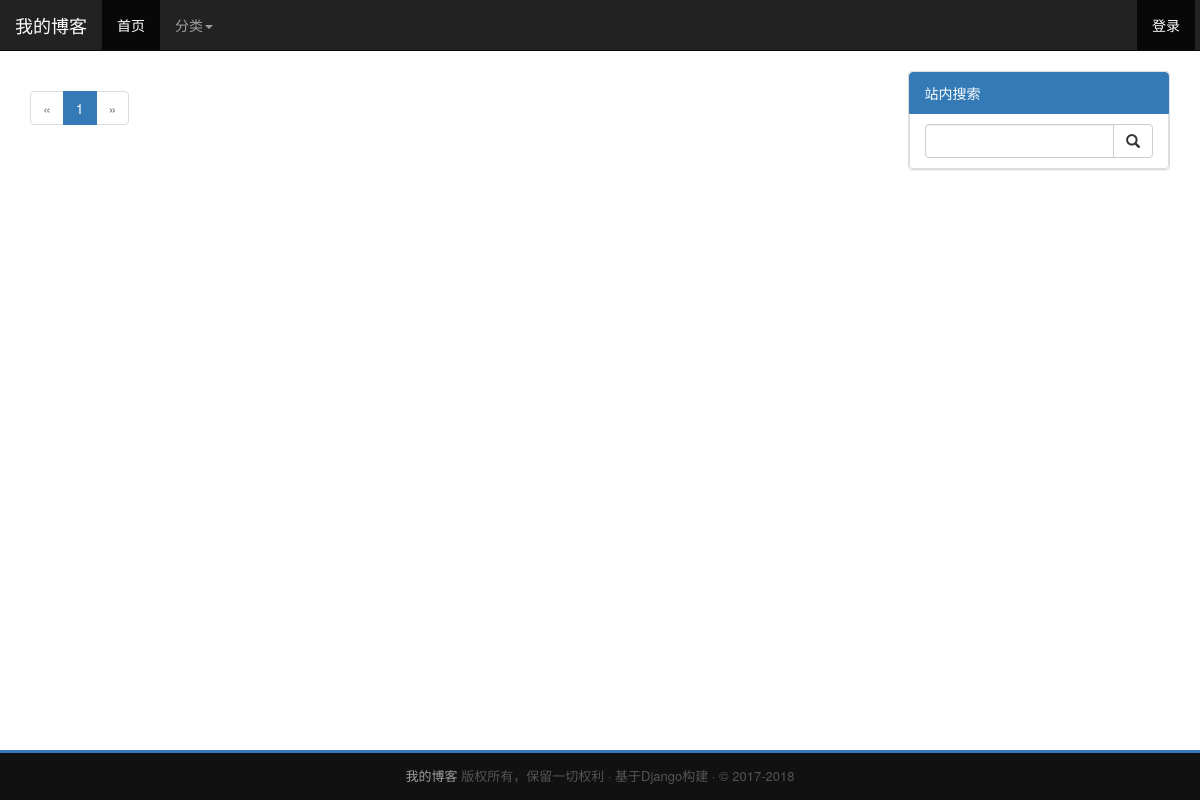
The app's page /, older data.
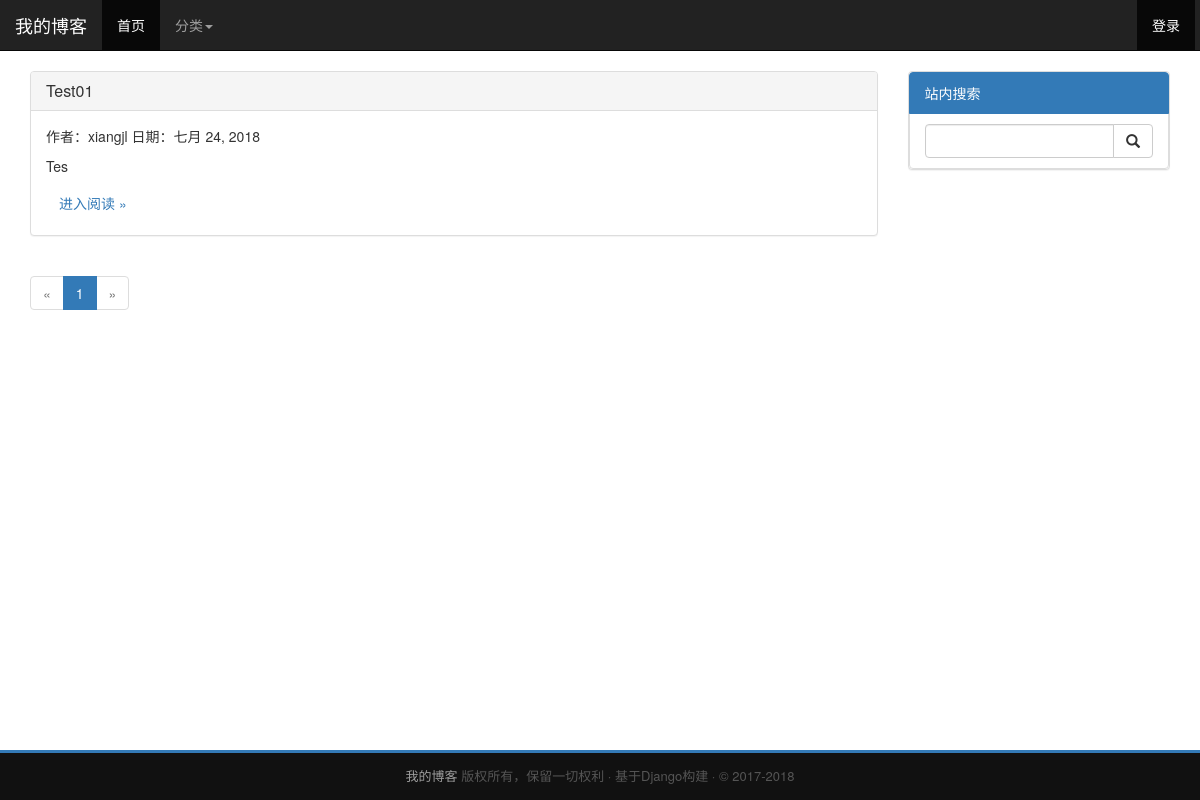
The same page, newer data.
### blog/models.py (models this page shows, shortened)
class Article(models.Model):  # 文章
    id = models.AutoField(primary_key=True)
    author = models.ForeignKey(User, on_delete=models.DO_NOTHING, verbose_name='作者')  #第2个关键字参数则是指定当外键指向的数据对象被删除“on_delete”时，如何进行处理，这里的值为“models.DO_NOTHING”，即不做任何处理；
    title = models.CharField('标题', max_length=50)
    content = models.TextField('内容')
    pub_time = models.DateField('日期', auto_now=True)
    category = models.ForeignKey(Category, on_delete=models.SET_DEFAULT, default=1, verbose_name='类别')
    tag = models.ManyToManyField(Tag, verbose_name='标签')
    class Meta:
        verbose_name_plural = verbose_name = '文章'

### blog/views.py (the view)
# urls.py: path('', blog_view.Index.as_view()),
class Index(ListView):
    model = Article
    template_name = 'index.html'
    queryset = Article.objects.all().order_by('-id')  # 获取到全部文章并按编号降序排列。
    paginate_by = 5  # 设置分页时每页的文章数量

### blog/templates/index.html (shortened to what this page needs)
{% extends 'base.html' %}
{% block content %}
    {% for article in page_obj.object_list %}
        <div class="panel panel-default">
            <div class="panel-heading">
                <h3 class="panel-title">
                      <a href="{% url 'detail' article.id %}">{{ article.title }}</a>
                </h3>
            </div>
            <div class="panel-body">
                <p>作者：{{ article.author }} 日期：{{ article.pub_time }}</p>
                <p>{{ article.content|truncatechars:200|striptags }}</p>
                <a class="btn" href="{% url 'detail' article.id %}">进入阅读 »</a>
            </div>
        </div>
    {% endfor %}
    {% include 'paginator.html' %}
{% endblock %}

Row changes from the older to the newer data that the page shows:
added Article: title "Test01", author "xiangjl", pub_time "七月 24, 2018", content "Tes"
